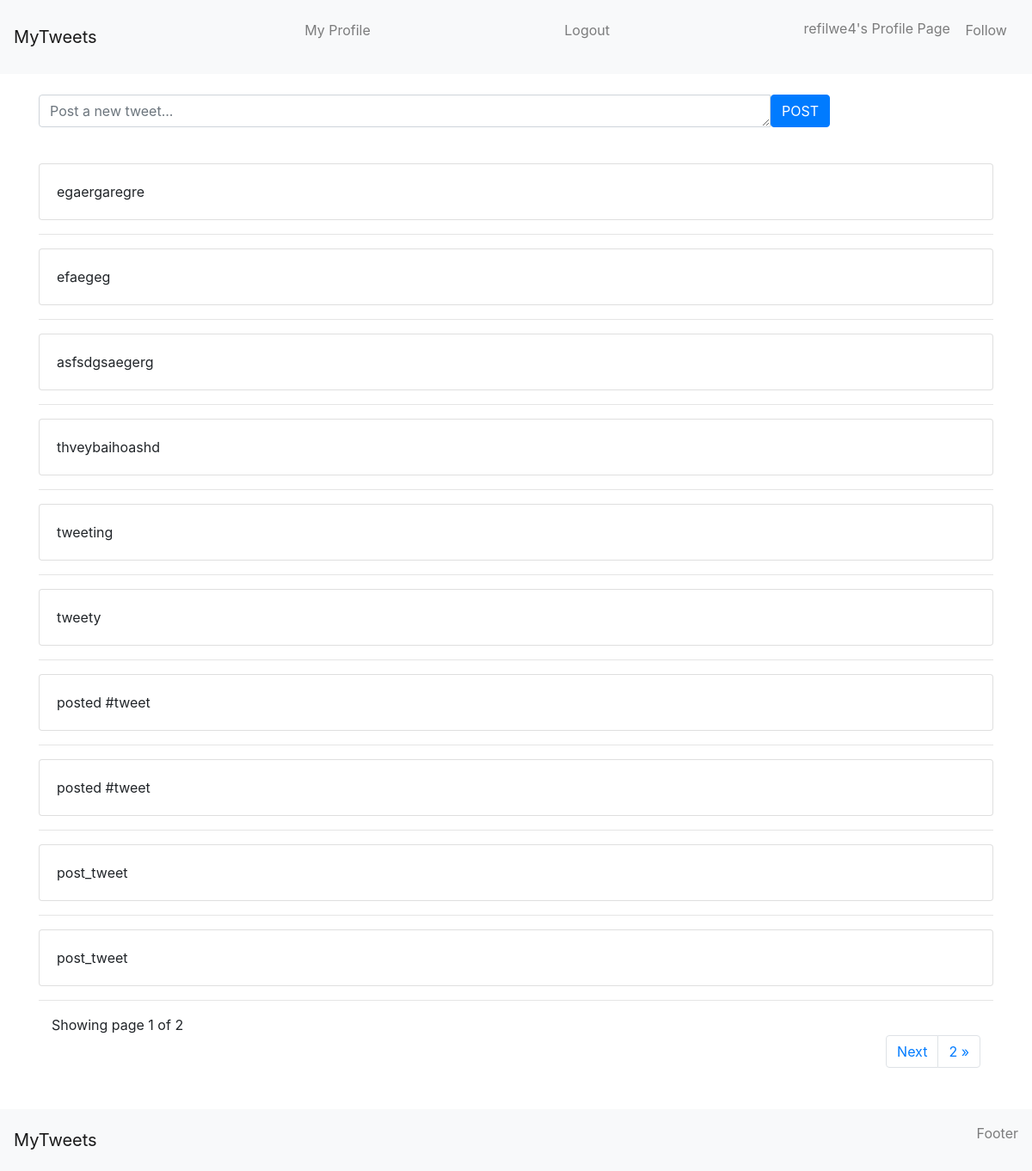
/user/refilwe4/, run on the app's committed database.
### tweets/models.py (models this page shows, shortened)
class Tweets(models.Model):
    user = models.ForeignKey(User, on_delete=models.CASCADE, related_name='user_profile')
    text = models.CharField(max_length=160)
    created = models.DateTimeField(auto_now_add=True)
    country = models.CharField(max_length=30)
    is_active = models.BooleanField(default=True)
    class Meta:
        verbose_name_plural = 'Tweets'

### tweets/views.py (the view, shortened to what this page needs)
# urls.py: path('user/<str:username>/', views.Profile.as_view(), name='profile'),
class Profile(View):
    def get(self, request, username):
        params = dict()
        userProfile = User.objects.get(username=username)
        try:
            userFollower = UserFollower.objects.get(user=userProfile)
            if userFollower.followers.filter(user=request.user.username).exists():
                params['following'] = True
            else:
                params['following'] = False
        except:
            userFollower = []
        tweets = Tweets.objects.filter(user=userProfile).order_by('-created')
        form = TweetForm(initial={'country': 'Global'})
        search_form = SearchForm()
        paginator = Paginator(tweets, 6)
        page = request.GET.get('page')
        page_obj = Paginator.get_page(paginator, page)
        context = {
            'profile': userProfile,
            'tweets': tweets,
            'form': form,
            'search_form': search_form,
            'page_obj': page_obj,
            }
        return render(request, 'tweets/profile.html', context)

### tweets/forms.py
class TweetForm(forms.Form):
    text = forms.CharField(widget=forms.Textarea
                           (attrs={'rows': 1, 'cols': 85, 'class': 'form-control', 'placeholder': 'Post a new tweet...'}),
                           max_length=160)
    country = forms.CharField(widget=forms.HiddenInput())

class SearchForm(forms.Form):
    query = forms.CharField(label='Search', widget=forms.TextInput(attrs={'size': 32, 'class': 'form-control'}))

### templates/tweets/profile.html (shortened to what this page needs)
{% extends 'base.html' %}
{% load static %}
{% block navbar %}
<p class="navbar-text navbar-left">
     {{ profile.username }}'s Profile Page
    {% if profile.username != user.username %}
    <span class="btn btn-xs btn-default follow-btn" title="Click to follow {{profile.username}}" value="{{ following }}" username="{{ profile.username }}">
        <span class="follow-text">
            {{ following|yesno:"Unfollow,Follow" }}
        </span>
    </span>
    {% endif %}
</p>
{% endblock %}
{% block content %}
<div class="row clearfix mt-4">
    <div class="col-md-10 col-md-offset-3 column">
        <form method="POST" id='search-form' action="{% url 'post_tweet' user.username %}">
            <div class="input-group">
                {{form.text}}
                <span class="input-group-btn">
                    <input type="submit" value="POST" class="btn btn-primary" >
                </span>
            </div>
        </form>
    </div>
    <div class="col-md-12">
        <h3>&nbsp;</h3>
        {% for tweet in tweets %}
            <div class="card">
                <div class="card-body">
                    <span>{{tweet.text}}</span>
                </div>
            </div>
            <hr>
        {% endfor %}
    </div>
    <div class="pagination-container col-md-12">
        <div class="col-md-6">
            Showing page {{ page_obj.number }} of {{ page_obj.paginator.num_pages }}
        </div>
        <div class="col-md-12">
            <ul class="pagination align-right float-right mr-auto">
                {% if page_obj.has_next %}
                <li class="page-item"> <a class="page-link" href="?page={{ page_obj.next_page_number }}">Next</a></li>
                <li class="page-item"> <a class="page-link" href="?page={{ page_obj.paginator.num_pages }}">{{ page_obj.paginator.num_pages}} &raquo;</a></li>
                {% endif %}
            </ul>
        </div>
    </div>
</div>
{% endblock %}

### data on the page
Tweets: text "egaergaregre"
Tweets: text "efaegeg"
Tweets: text "asfsdgsaegerg"
Tweets: text "thveybaihoashd"
Tweets: text "tweeting"
Tweets: text "tweety"
Tweets: text "posted #tweet"
Tweets: text "posted #tweet"
Tweets: text "post_tweet"
Tweets: text "post_tweet"

### other printed values
{{ profile.username }} "refilwe4"
{{ following|yesno:"Unfollow,Follow" }} "Follow"
{{ page_obj.number }} "1"
{{ page_obj.paginator.num_pages }} "2"
